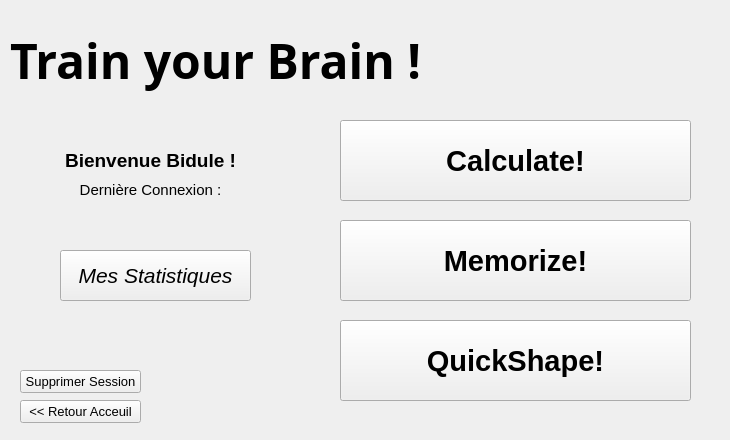
<?xml version="1.0" encoding="UTF-8"?>
<ui version="4.0">
 <class>F_Session</class>
 <widget class="QWidget" name="F_Session">
  <property name="geometry">
   <rect>
    <x>0</x>
    <y>0</y>
    <width>730</width>
    <height>440</height>
   </rect>
  </property>
  <property name="sizePolicy">
   <sizepolicy hsizetype="Fixed" vsizetype="Fixed">
    <horstretch>0</horstretch>
    <verstretch>0</verstretch>
   </sizepolicy>
  </property>
  <property name="minimumSize">
   <size>
    <width>730</width>
    <height>440</height>
   </size>
  </property>
  <property name="maximumSize">
   <size>
    <width>730</width>
    <height>440</height>
   </size>
  </property>
  <property name="cursor">
   <cursorShape>ArrowCursor</cursorShape>
  </property>
  <property name="windowTitle">
   <string>Form</string>
  </property>
  <widget class="QLabel" name="Label_Bienvenue">
   <property name="geometry">
    <rect>
     <x>0</x>
     <y>140</y>
     <width>301</width>
     <height>41</height>
    </rect>
   </property>
   <property name="font">
    <font>
     <pointsize>14</pointsize>
     <weight>75</weight>
     <bold>true</bold>
    </font>
   </property>
   <property name="text">
    <string>Bienvenue Bidule !</string>
   </property>
   <property name="alignment">
    <set>Qt::AlignCenter</set>
   </property>
  </widget>
  <widget class="QLabel" name="label">
   <property name="geometry">
    <rect>
     <x>10</x>
     <y>-10</y>
     <width>421</width>
     <height>141</height>
    </rect>
   </property>
   <property name="font">
    <font>
     <family>Papyrus</family>
     <pointsize>36</pointsize>
     <weight>75</weight>
     <bold>true</bold>
    </font>
   </property>
   <property name="text">
    <string>Train your Brain !</string>
   </property>
  </widget>
  <widget class="QPushButton" name="Bouton_Stats">
   <property name="geometry">
    <rect>
     <x>60</x>
     <y>250</y>
     <width>191</width>
     <height>51</height>
    </rect>
   </property>
   <property name="font">
    <font>
     <pointsize>16</pointsize>
     <italic>true</italic>
    </font>
   </property>
   <property name="cursor">
    <cursorShape>PointingHandCursor</cursorShape>
   </property>
   <property name="text">
    <string>Mes Statistiques</string>
   </property>
  </widget>
  <widget class="QPushButton" name="Bouton_Supprimer_Session">
   <property name="geometry">
    <rect>
     <x>20</x>
     <y>370</y>
     <width>121</width>
     <height>23</height>
    </rect>
   </property>
   <property name="font">
    <font>
     <pointsize>10</pointsize>
    </font>
   </property>
   <property name="cursor">
    <cursorShape>PointingHandCursor</cursorShape>
   </property>
   <property name="text">
    <string>Supprimer Session</string>
   </property>
  </widget>
  <widget class="QPushButton" name="Bouton_Calculate">
   <property name="geometry">
    <rect>
     <x>340</x>
     <y>120</y>
     <width>351</width>
     <height>81</height>
    </rect>
   </property>
   <property name="font">
    <font>
     <pointsize>22</pointsize>
     <weight>75</weight>
     <bold>true</bold>
    </font>
   </property>
   <property name="cursor">
    <cursorShape>PointingHandCursor</cursorShape>
   </property>
   <property name="text">
    <string>Calculate!</string>
   </property>
  </widget>
  <widget class="QPushButton" name="Bouton_Memorize">
   <property name="geometry">
    <rect>
     <x>340</x>
     <y>220</y>
     <width>351</width>
     <height>81</height>
    </rect>
   </property>
   <property name="font">
    <font>
     <pointsize>22</pointsize>
     <weight>75</weight>
     <bold>true</bold>
    </font>
   </property>
   <property name="cursor">
    <cursorShape>PointingHandCursor</cursorShape>
   </property>
   <property name="text">
    <string>Memorize!</string>
   </property>
  </widget>
  <widget class="QPushButton" name="Bouton_QuickShape">
   <property name="geometry">
    <rect>
     <x>340</x>
     <y>320</y>
     <width>351</width>
     <height>81</height>
    </rect>
   </property>
   <property name="font">
    <font>
     <pointsize>22</pointsize>
     <weight>75</weight>
     <bold>true</bold>
    </font>
   </property>
   <property name="cursor">
    <cursorShape>PointingHandCursor</cursorShape>
   </property>
   <property name="text">
    <string>QuickShape!</string>
   </property>
  </widget>
  <widget class="QPushButton" name="Bouton_Retour_Accueil">
   <property name="geometry">
    <rect>
     <x>20</x>
     <y>400</y>
     <width>121</width>
     <height>23</height>
    </rect>
   </property>
   <property name="font">
    <font>
     <pointsize>10</pointsize>
    </font>
   </property>
   <property name="cursor">
    <cursorShape>PointingHandCursor</cursorShape>
   </property>
   <property name="text">
    <string>&lt;&lt; Retour Acceuil</string>
   </property>
  </widget>
  <widget class="QLabel" name="Derniere_Connexion">
   <property name="geometry">
    <rect>
     <x>30</x>
     <y>180</y>
     <width>241</width>
     <height>20</height>
    </rect>
   </property>
   <property name="font">
    <font>
     <pointsize>11</pointsize>
    </font>
   </property>
   <property name="text">
    <string>Dernière Connexion :</string>
   </property>
   <property name="alignment">
    <set>Qt::AlignCenter</set>
   </property>
  </widget>
 </widget>
 <resources/>
 <connections/>
</ui>
